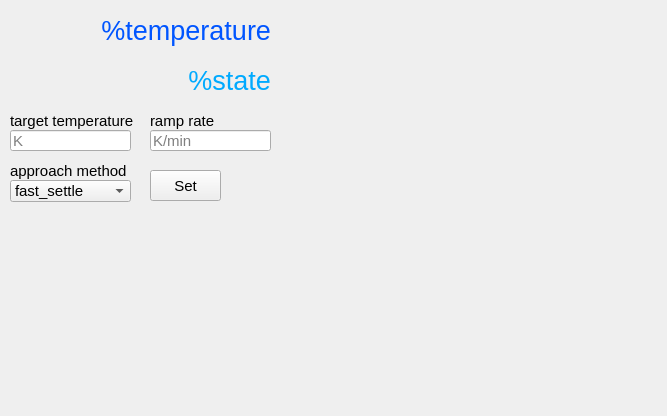
<?xml version="1.0" encoding="UTF-8"?>
<ui version="4.0">
 <class>Form</class>
 <widget class="QWidget" name="Form">
  <property name="geometry">
   <rect>
    <x>0</x>
    <y>0</y>
    <width>667</width>
    <height>416</height>
   </rect>
  </property>
  <property name="font">
   <font>
    <family>Arial</family>
    <pointsize>11</pointsize>
   </font>
  </property>
  <property name="windowTitle">
   <string>Form</string>
  </property>
  <widget class="QLabel" name="label_state">
   <property name="geometry">
    <rect>
     <x>70</x>
     <y>60</y>
     <width>201</width>
     <height>41</height>
    </rect>
   </property>
   <property name="layoutDirection">
    <enum>Qt::LeftToRight</enum>
   </property>
   <property name="text">
    <string>&lt;html&gt;&lt;head/&gt;&lt;body&gt;&lt;p&gt;&lt;span style=&quot; font-size:20pt; color:#00aaff;&quot;&gt;%state&lt;/span&gt;&lt;/p&gt;&lt;/body&gt;&lt;/html&gt;</string>
   </property>
   <property name="alignment">
    <set>Qt::AlignRight|Qt::AlignTrailing|Qt::AlignVCenter</set>
   </property>
  </widget>
  <widget class="QLabel" name="label_reading">
   <property name="geometry">
    <rect>
     <x>70</x>
     <y>10</y>
     <width>201</width>
     <height>41</height>
    </rect>
   </property>
   <property name="layoutDirection">
    <enum>Qt::LeftToRight</enum>
   </property>
   <property name="text">
    <string>&lt;html&gt;&lt;head/&gt;&lt;body&gt;&lt;p&gt;&lt;span style=&quot; font-size:20pt; color:#0055ff;&quot;&gt;%temperature&lt;/span&gt;&lt;/p&gt;&lt;/body&gt;&lt;/html&gt;</string>
   </property>
   <property name="alignment">
    <set>Qt::AlignRight|Qt::AlignTrailing|Qt::AlignVCenter</set>
   </property>
  </widget>
  <widget class="QComboBox" name="cob_approach">
   <property name="geometry">
    <rect>
     <x>10</x>
     <y>180</y>
     <width>121</width>
     <height>22</height>
    </rect>
   </property>
   <item>
    <property name="text">
     <string>fast_settle</string>
    </property>
   </item>
   <item>
    <property name="text">
     <string>no_overshoot</string>
    </property>
   </item>
  </widget>
  <widget class="QPushButton" name="pb_set">
   <property name="geometry">
    <rect>
     <x>150</x>
     <y>170</y>
     <width>71</width>
     <height>31</height>
    </rect>
   </property>
   <property name="text">
    <string>Set</string>
   </property>
  </widget>
  <widget class="QLineEdit" name="le_target">
   <property name="geometry">
    <rect>
     <x>10</x>
     <y>130</y>
     <width>121</width>
     <height>21</height>
    </rect>
   </property>
   <property name="placeholderText">
    <string>K</string>
   </property>
  </widget>
  <widget class="QLabel" name="label_approach">
   <property name="geometry">
    <rect>
     <x>10</x>
     <y>160</y>
     <width>121</width>
     <height>21</height>
    </rect>
   </property>
   <property name="text">
    <string>approach method</string>
   </property>
  </widget>
  <widget class="QLabel" name="label_ramp_rate">
   <property name="geometry">
    <rect>
     <x>150</x>
     <y>110</y>
     <width>121</width>
     <height>21</height>
    </rect>
   </property>
   <property name="text">
    <string>ramp rate</string>
   </property>
  </widget>
  <widget class="QLineEdit" name="le_ramp_rate">
   <property name="geometry">
    <rect>
     <x>150</x>
     <y>130</y>
     <width>121</width>
     <height>21</height>
    </rect>
   </property>
   <property name="placeholderText">
    <string>K/min</string>
   </property>
  </widget>
  <widget class="QLabel" name="label_target">
   <property name="geometry">
    <rect>
     <x>10</x>
     <y>110</y>
     <width>131</width>
     <height>21</height>
    </rect>
   </property>
   <property name="text">
    <string>target temperature</string>
   </property>
  </widget>
 </widget>
 <tabstops>
  <tabstop>le_target</tabstop>
  <tabstop>le_ramp_rate</tabstop>
  <tabstop>cob_approach</tabstop>
  <tabstop>pb_set</tabstop>
 </tabstops>
 <resources/>
 <connections/>
</ui>
